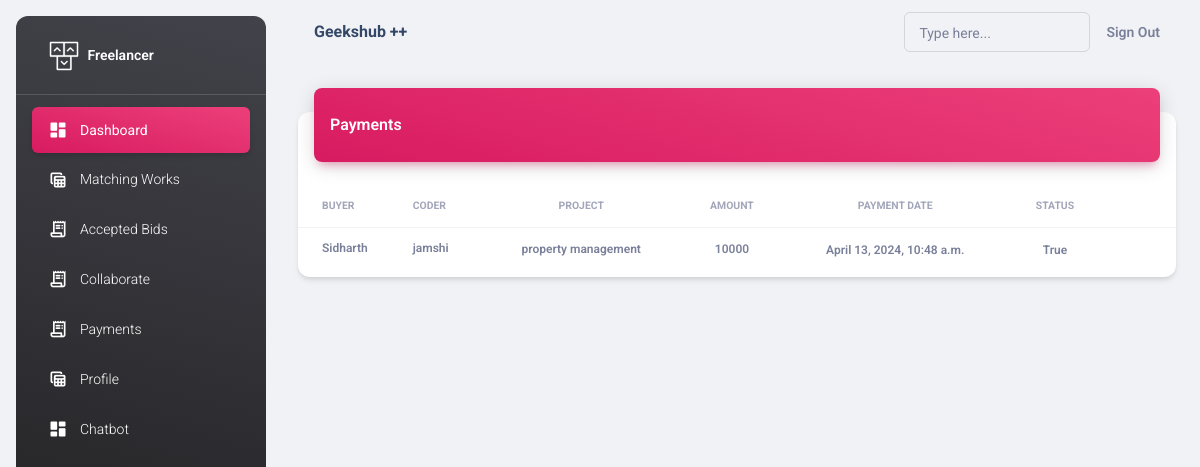
The app's page /payments/ (signed in) with its own data.
### adminapp/models.py (models this page shows, shortened)
class Payment(models.Model):
    buyer=models.ForeignKey(Buyer,on_delete=models.CASCADE)
    coder=models.ForeignKey(Coder,on_delete=models.CASCADE)
    bid=models.OneToOneField(Bid,on_delete=models.CASCADE)
    amount=models.PositiveIntegerField()
    payment_date=models.DateTimeField(auto_now_add=True)
    is_released=models.BooleanField(default=False)
    status=models.BooleanField(default=True)
    refund=models.BooleanField(default=False)
    refund_released=models.BooleanField(default=False)

class User(AbstractUser):
    ROLE_CHOICES = [
        ("admin","Admin"),
        ("coder", "Coder"),
        ("buyer", "Buyer"),
    ]
    role = models.CharField(max_length=200, choices=ROLE_CHOICES, default="coder")

class Buyer(User):
    name = models.CharField(max_length=100)
    phone = models.CharField(max_length=100)
    email_address = models.EmailField()
    address = models.CharField(max_length=100)
    companyname=models.CharField(max_length=100)
    country=models.CharField(max_length=100)
    aadhar_image=models.ImageField(upload_to="images", null=True)
    aadhar_no=models.CharField(max_length=100,null=True)
    pan_image=models.ImageField(upload_to="images", null=True)
    pan_no=models.CharField(max_length=100,null=True)

class Coder(User):
    name = models.CharField(max_length=100)
    phone = models.CharField(max_length=100)
    email_address = models.EmailField()
    address = models.CharField(max_length=100)
    designation=models.CharField(max_length=100)
    gender=models.CharField(max_length=100)
    skills=models.CharField(max_length=100)
    profile = models.ImageField(upload_to="images", null=True)
    bio=models.CharField(max_length=100,null=True)
    rating=models.CharField(max_length=50,null=True)
    status= models.BooleanField(default=True)
    aadhar_image=models.ImageField(upload_to="images", null=True)
    aadhar_no=models.CharField(max_length=100,null=True)
    pan_image=models.ImageField(upload_to="images", null=True)
    pan_no=models.CharField(max_length=100,null=True)

class Bid(models.Model):
    coder=models.ForeignKey(Coder,on_delete=models.CASCADE)
    project=models.ForeignKey(Project,on_delete=models.CASCADE)
    bid_amount=models.PositiveIntegerField()
    note=models.CharField(max_length=100,null=True)
    bid_date=models.DateTimeField(auto_now_add=True)
    status=models.BooleanField(default=False)
    CHOICES = [
        ("Pending","Pending"),
        ("On progress", "On progress"),
        ("Completed", "Completed"),
    ]
    progress=models.CharField(max_length=100,choices=CHOICES,default="Pending")

class Project(models.Model):
    buyer=models.ForeignKey(Buyer,on_delete=models.CASCADE)
    title=models.CharField(max_length=100)
    description=models.CharField(max_length=100)
    skills_required=models.CharField(max_length=100)
    budget=models.PositiveIntegerField()
    category=models.CharField(max_length=100)
    tags=models.CharField(max_length=100)
    deadline=models.CharField(max_length=100)
    status= models.BooleanField(default=True)

### coderapp/views.py (the view)
# urls.py: path("payments/",views.PaymentsView.as_view(),name="payments"),
class PaymentsView(ListView):
    template_name="coderapp/payments.html"
    model=Payment
    context_object_name="payments"
    def get_queryset(self):
        current_user_id=self.request.user.id
        current_user=Coder.objects.get(id=current_user_id)
        queryset=Payment.objects.filter(coder=current_user,is_released=True)
        return queryset

### coderapp/templates/coderapp/payments.html
{%extends 'coderapp/base.html'%}
{%load static%}
{%block body_block%}
<div class="container-fluid py-4">
    <div class="row">
      <div class="col-12">
        <div class="card my-4">
          <div class="card-header p-0 position-relative mt-n4 mx-3 z-index-2">
            <div class="bg-gradient-primary shadow-primary border-radius-lg pt-4 pb-3">
              <h6 class="text-white text-capitalize ps-3">Payments</h6>
            </div>
          </div>
          <div class="card-body px-0 pb-2">
            <div class="table-responsive p-0">
              <table class="table align-items-center mb-0">
                <thead>
                  <tr>
                    <th class="text-uppercase text-secondary text-xxs font-weight-bolder opacity-7">Buyer</th>
                    <th class="text-uppercase text-secondary text-xxs font-weight-bolder opacity-7 ps-2">Coder</th>
                    <th class="text-center text-uppercase text-secondary text-xxs font-weight-bolder opacity-7">Project</th>
                    <th class="text-center text-uppercase text-secondary text-xxs font-weight-bolder opacity-7">Amount</th>
                    <th class="text-center text-uppercase text-secondary text-xxs font-weight-bolder opacity-7">Payment date</th>
                    <th class="text-center text-uppercase text-secondary text-xxs font-weight-bolder opacity-7">Status</th>
                    <th class="text-secondary opacity-7"></th>
                  </tr>
                </thead>
                <tbody>
                    {%for p in payments%}
                        <tr>
                            <td>
                            <p class="text-xs font-weight-bold mb-0 ps-3">{{p.buyer.name}}</p>
                            </td>
                            <td>
                            <p class="text-xs font-weight-bold mb-0">{{p.coder.name}}</p>
                            </td>
                            <td class="align-middle text-center text-sm">
                                <span class="text-secondary text-xs font-weight-bold">{{p.bid.project.title}}</span>
                            </td>
                            <td class="align-middle text-center text-sm">
                            <span class="text-secondary text-xs font-weight-bold">{{p.amount}}</span>
                            </td>
                            <td class="align-middle text-center">
                            <span class="text-secondary text-xs font-weight-bold">{{p.payment_date}}</span>
                            </td>
                            <td class="align-middle text-center">
                              <span class="text-secondary text-xs font-weight-bold">{{p.status}}</span>
                              </td>
                        </tr>
                    {%endfor%}
                </tbody>
              </table>
            </div>
          </div>
        </div>
      </div>
    </div>
  </div>
{%endblock%}

### records on screen
Payment: buyer.name "Sidharth", coder.name "jamshi", bid.project "property management", amount "10000", payment_date "April 13, 2024, 10:48 a.m.", status "True"
